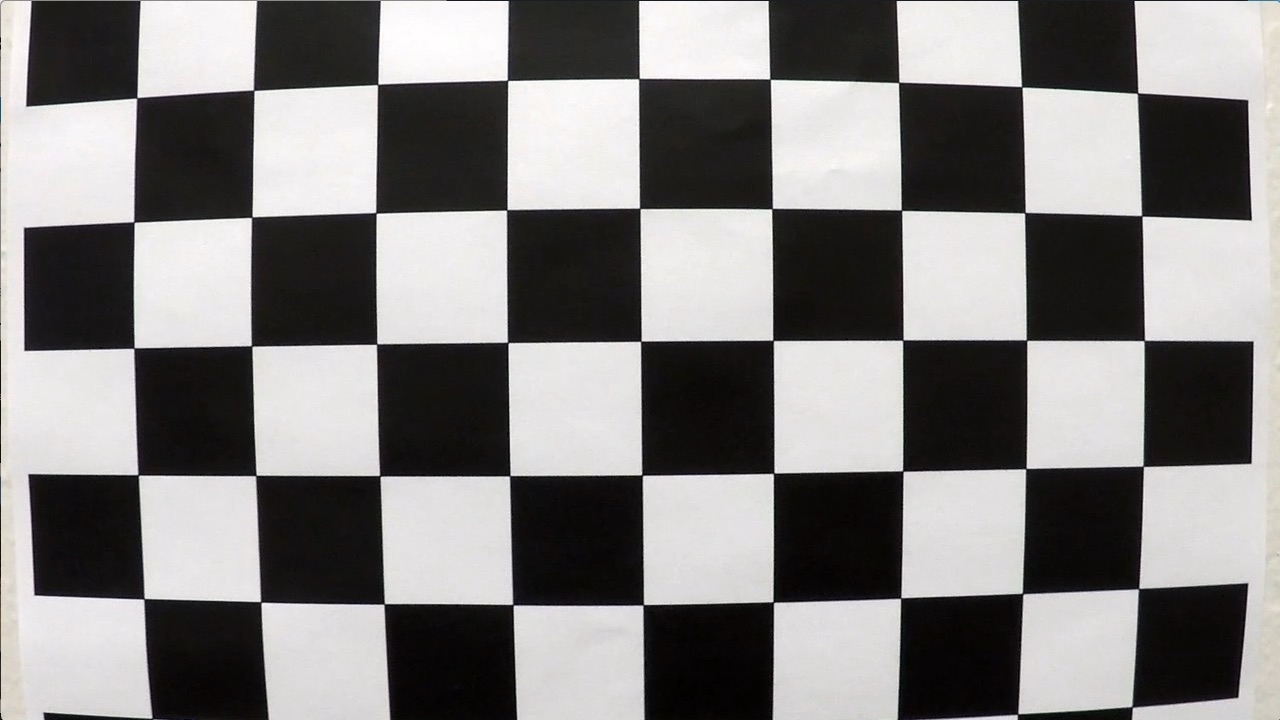
#> input picture camera_cal/calibration1.jpg, 1280 x 720 px
$ python run.py   (older library calls are emulated)
#> lines starting #> are read from the running program, lines starting #| are printed output that depends on the picture; after the words box and inside, x2 and y2 are one past the last pixel; in counts of white or black regions, pixels touching at a corner belong together
### camera.py
import os
import cv2
import glob
import pickle
import numpy as np
import matplotlib.pyplot as plt
from imgproc import *

class Camera():
    def __init__(self, testimg='test_images/test5.jpg', fit_line_in_warped = True):
        # values for perspective transform
#> called with testimg = 'test_images/test5.jpg', fit_line_in_warped = True
        self.x = (163, 540, 768, 1139)
        self.y = (720, 489)
        self.nx = (651-100, 651+100)
        self.ny = (720, 489)

        self.M = None
        self.Minv = None

        self.testimg = testimg

        if os.path.isfile('calib_data.p'):
            # calibration and perspective calculation is already done
            calib_pickle = pickle.load(open('calib_data.p', 'rb'))
#> (reads calib_data.p from the repository)
            self.mtx = calib_pickle['mtx']
            self.dist = calib_pickle['dist']
            self.M = calib_pickle['m']
            self.Minv = calib_pickle['minv']

        else:
            # calibrate and get perspective matrices, then save data
            self.calibrate()
            self.calc_perspective()

            calib_data = {
                'mtx': self.mtx,
                'dist': self.dist,
                'm': self.M,
                'minv': self.Minv }
            pickle.dump(calib_data, open('calib_data.p', 'wb'))

    # [32 lines left out: function calibrate, not called in this run]

    def undistort(self, img):
        # return undistorted image based on camera calibration
        return cv2.undistort(img, self.mtx, self.dist)

    # [8 lines left out: function calc_perspective, not called in this run]

    def warp(self, img):
        # warp an image to bird's eye view using the perspective transform self.M
        return cv2.warpPerspective(img, self.M, img.shape[:2][::-1], flags=cv2.INTER_LINEAR)

    def unwarp(self, img):
        # unwarp an image from bird's eye viewusing the perspective transform self.M
        return cv2.warpPerspective(img, self.Minv, img.shape[:2][::-1], flags=cv2.INTER_LINEAR)

    def visualize_calibration(self):
        img = cv2.imread('camera_cal/calibration1.jpg')
#> img is the input picture: shape (720, 1280, 3); mean B, G, R 127.8, 128.4, 130.1
        img_gray = cv2.cvtColor(img,cv2.COLOR_BGR2GRAY)
        ret, corners = cv2.findChessboardCorners(img_gray, (9,5), None)
#> ret = True; corners = 45 rows, first 8: [137.5, 96.45], [253.6, 90.19], [377.5, 84.48], [506.8, 79.62], [639.6, 77.4], [770.5, 79.55], [899.2, 82.02], [1022.5, 87.62]
        img = cv2.drawChessboardCorners(img, (9,5), corners, ret)
#> img: shape (720, 1280, 3); 3.34% of pixels changed, all inside (x1, y1, x2, y2) = (128, 71, 1152, 613)

        img_gray = self.undistort(img_gray)
        img_out = np.dstack((img_gray, img_gray, img_gray))
        ret, corners = cv2.findChessboardCorners(img_gray, (9,5), None)
#> corners = 45 rows, first 8: [89.33, 72.51], [230, 73.56], [367.4, 73.63], [503.7, 73.28], [638.4, 73.01], [772.1, 73.11], [905.5, 73.62], [1037.9, 73.82]
        img_out = cv2.drawChessboardCorners(img_out, (9,5), corners, ret)
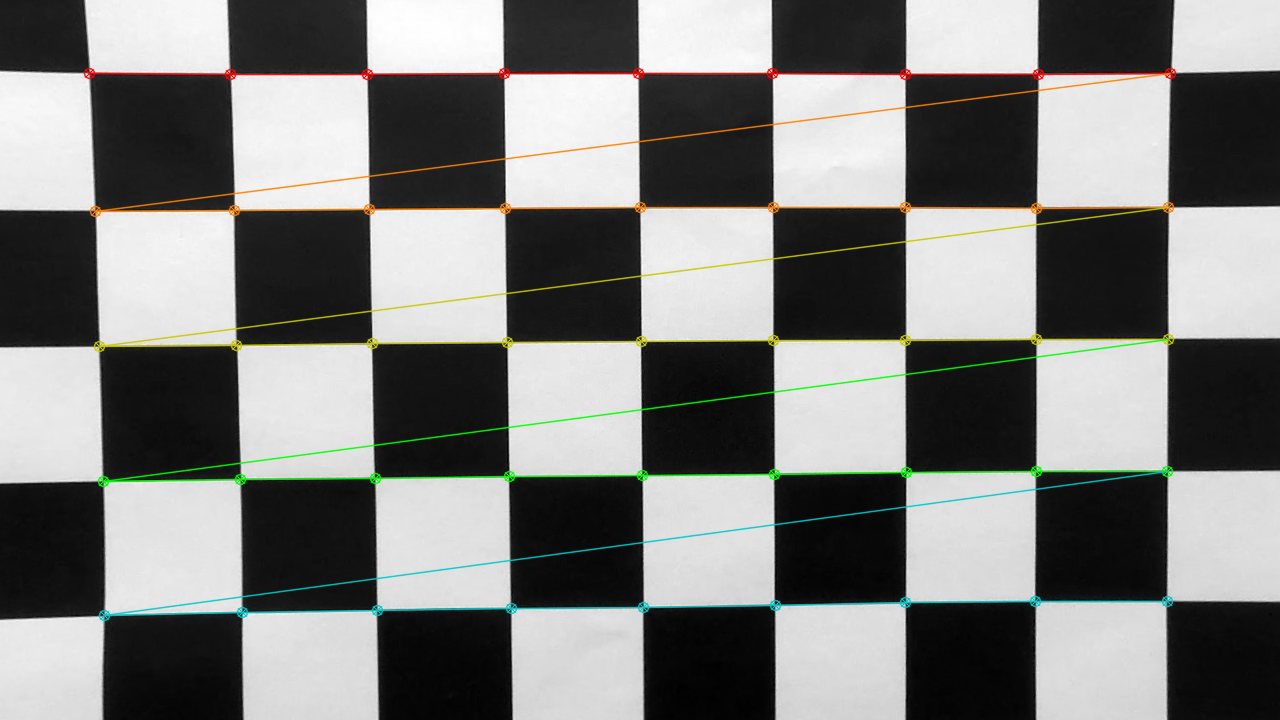
#> img_out: shape (720, 1280, 3); mean of channels 0, 1, 2 123, 125.2, 124.5; drawn as B, G, R

        f, ax = plt.subplots(1, 2, figsize=(16, 8))
        ax[0].set_title('Original', fontsize=16)
        ax[0].imshow(img)
        ax[1].set_title('Undistorted', fontsize=16)
        ax[1].imshow(img_out)
        plt.subplots_adjust(left=0.1, right=0.9, top=0.9, bottom=0.1)
        plt.show()
#> figure, not shown here; B, G, R data is drawn as R, G, B
        f.savefig('output_images/demo_calibration.jpg')

    def visualize_distortion(self):
        img = cv2.imread(self.testimg)
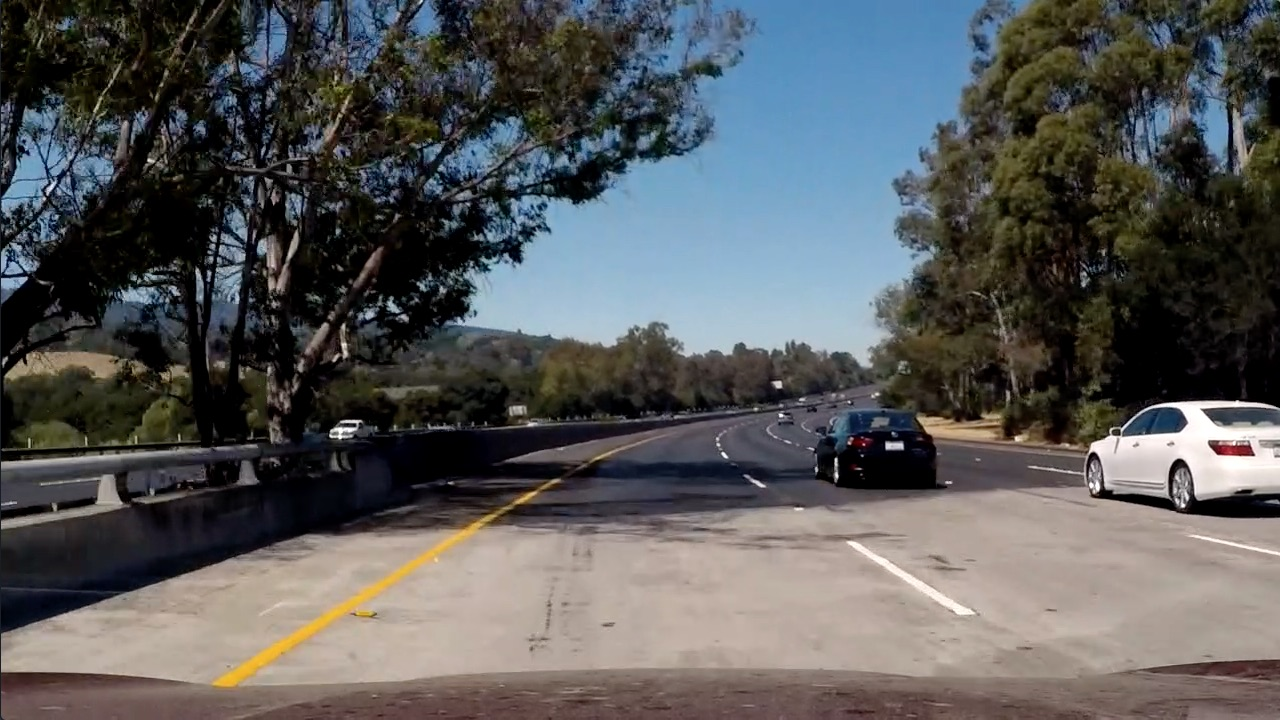
#> input picture test_images/test5.jpg, 1280 x 720 px
#> img is the input picture: shape (720, 1280, 3); mean B, G, R 89.8, 89.3, 88.5
        img = cv2.cvtColor(img,cv2.COLOR_BGR2GRAY)
#> img: shape (720, 1280)
        img2 = self.undistort(img)
        f, ax = plt.subplots(1, 2, figsize=(16, 8))
        ax[0].set_title('Original', fontsize=16)
        ax[0].imshow(img, cmap='gray')
        ax[1].set_title('Undistorted', fontsize=16)
        ax[1].imshow(img2, cmap='gray')
        plt.subplots_adjust(left=0.1, right=0.9, top=0.9, bottom=0.1)
        plt.show()
        f.savefig('output_images/demo_distortion_correction.jpg')

    def visualize_perspective(self):
        img = cv2.imread(self.testimg)
        img = cv2.cvtColor(img,cv2.COLOR_BGR2GRAY)
        img = self.undistort(img)
        wimg = self.warp(img)
        img = cv2.cvtColor(img,cv2.COLOR_GRAY2RGB)
#> img: shape (720, 1280, 3)
        wimg = cv2.cvtColor(wimg,cv2.COLOR_GRAY2RGB)
        x, y, nx, ny = self.x, self.y, self.nx, self.ny
        img = cv2.line(img,(x[0],y[0]),(x[1],y[1]),(255,0,0),2)
        img = cv2.line(img,(x[1],y[1]),(x[2],y[1]),(255,0,0),2)
        img = cv2.line(img,(x[2],y[1]),(x[3],y[0]),(255,0,0),2)
        wimg = cv2.line(wimg,(nx[0],ny[0]),(nx[0],ny[1]),(255,0,0),2)
        wimg = cv2.line(wimg,(nx[0],ny[1]),(nx[1],ny[1]),(255,0,0),2)
        wimg = cv2.line(wimg,(nx[1],ny[1]),(nx[1],ny[0]),(255,0,0),2)
        f, ax = plt.subplots(1, 2, figsize=(16, 8))
        ax[0].set_title('Undistorted', fontsize=16)
        ax[0].imshow(img)
        ax[1].set_title('Warped (bird\'s eye)', fontsize=16)
        ax[1].imshow(wimg)
        plt.subplots_adjust(left=0.1, right=0.9, top=0.9, bottom=0.1)
        plt.show()
#> figure, not shown here; B, G, R data is drawn as R, G, B
        f.savefig('output_images/demo_perspective.jpg')

    def undistort_test_images(self):
        images = glob.glob('test_images/*.jpg')
        for fname in images:
            img = cv2.imread(fname)
            corr_img = self.undistort(img)
            cv2.imwrite('output_images/' + fname.split('/')[-1], corr_img)

    def demo_image(self):
        img = cv2.imread(self.testimg)
        img = cv2.cvtColor(img,cv2.COLOR_BGR2RGB)
        img = self.undistort(img)
        timg = threshold(img, show_results=False)
        #timg = crop_roi(timg)
        wimg = self.warp(timg)
        histogram = np.sum(wimg[int(wimg.shape[0]*0.75):,:], axis=0)

        f, ax = plt.subplots(2, 2, figsize=(16, 8))
        ax = ax.ravel()
        ax[0].set_title('Undistorted', fontsize=16)
        ax[0].imshow(img)
        ax[1].set_title('Sobel threshold', fontsize=16)
        ax[1].imshow(timg, cmap='gray')
        ax[2].set_title('Warped', fontsize=16)
        ax[2].imshow(wimg, cmap='gray')
        ax[3].set_title('Histogram', fontsize=16)
        ax[3].plot(histogram)
        plt.subplots_adjust(left=0.1, right=0.9, top=0.9, bottom=0.1)
        plt.show()
        f.savefig('output_images/demo.jpg')

    def get_test_image(self):
        return self.testimg

### imgproc.py
import cv2
import numpy as np
import matplotlib.pyplot as plt


# [11 lines left out: function crop_roi, not called in this run]

def sobel_thresh(img, orient='x', thresh=(0, 255), sobel_kernel=3):
    # calculate x or y Sobel gradient, rescale to 8 bit and threshold
    if orient == 'x':
        abs_sobel = np.absolute(cv2.Sobel(img, cv2.CV_64F, 1, 0, ksize=sobel_kernel))
    if orient == 'y':
        abs_sobel = np.absolute(cv2.Sobel(img, cv2.CV_64F, 0, 1, ksize=sobel_kernel))
    scaled_sobel = np.uint8(255*abs_sobel/np.max(abs_sobel))
    binary = np.zeros_like(scaled_sobel)
    binary[(scaled_sobel >= thresh[0]) & (scaled_sobel <= thresh[1])] = 1
    return binary

# [33 lines left out: functions magnitude_thresh, direction_thresh, plot_results, not called in this run]

def threshold(img, show_results=False):
#> called with show_results = False
    gray = cv2.cvtColor(img,cv2.COLOR_RGB2GRAY)
    sat = cv2.cvtColor(img, cv2.COLOR_RGB2HLS)[:,:,2]

    gray_gradx = sobel_thresh(gray, orient='x', thresh=(20, 255), sobel_kernel=5)
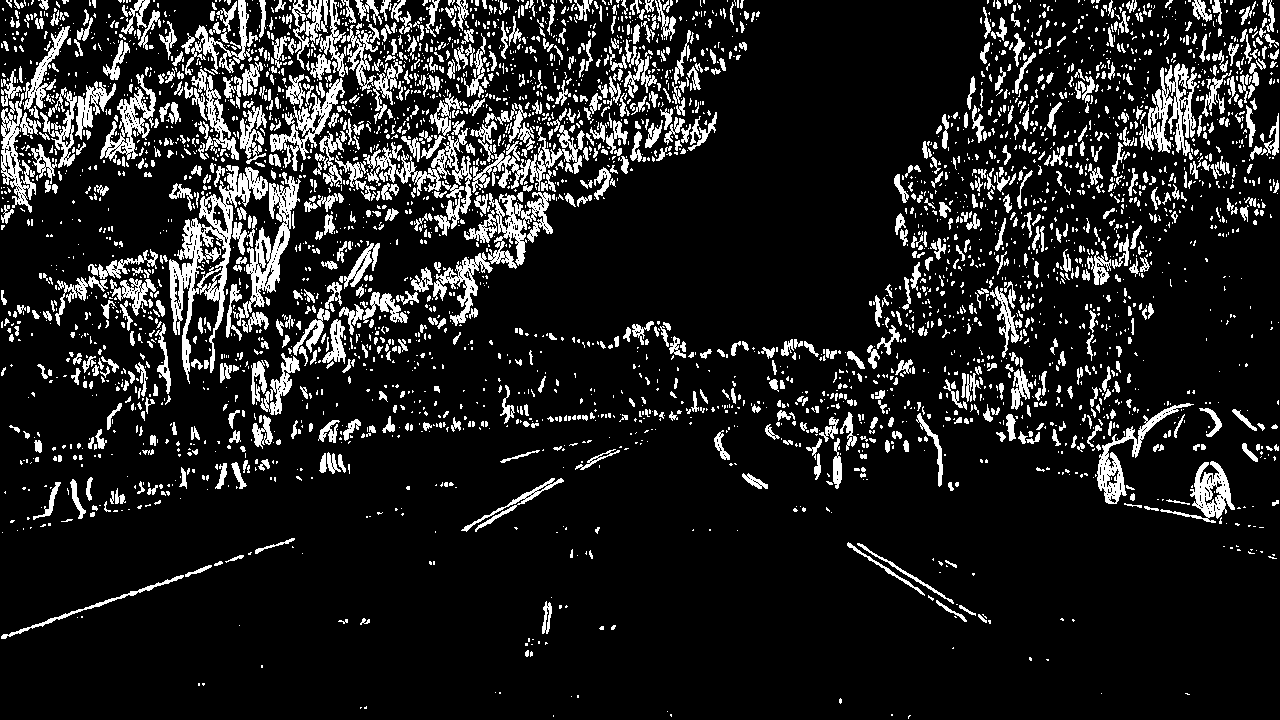
#> gray_gradx: shape (720, 1280); values 0 (black) and 1 (white), 13.2% white; 3870 white regions (2880 under 20 px), largest, box (x1, y1, x2, y2) and area: (169, 165, 268, 384) 5060, (363, 120, 472, 229) 2640, (233, 172, 301, 326) 2593
    gray_grady = sobel_thresh(gray, orient='y', thresh=(20, 255), sobel_kernel=5)
#> gray_grady: shape (720, 1280); values 0 (black) and 1 (white), 15.4% white; 4037 white regions (3066 under 20 px), largest, box (x1, y1, x2, y2) and area: (0, 475, 649, 641) 6481, (846, 399, 1280, 480) 5763, (406, 393, 826, 477) 5468
    # gray_mag = magnitude_thresh(gray, thresh=(20, 255), sobel_kernel=3)
    # gray_dir = direction_thresh(gray, thresh=(0.7, 1.3), sobel_kernel=15)
    sat_gradx = sobel_thresh(sat, orient='x', thresh=(20, 255), sobel_kernel=5)
#> sat_gradx: shape (720, 1280); values 0 (black) and 1 (white), 22.4% white; 2517 white regions (1860 under 20 px), largest, box (x1, y1, x2, y2) and area: (1, 0, 551, 451) 82607, (1005, 123, 1161, 447) 16286, (1162, 95, 1279, 340) 6527
    sat_grady = sobel_thresh(sat, orient='y', thresh=(20, 255), sobel_kernel=5)
#> sat_grady: shape (720, 1280); values 0 (black) and 1 (white), 24.6% white; 2386 white regions (1792 under 20 px), largest, box (x1, y1, x2, y2) and area: (0, 143, 637, 488) 43631, (0, 1, 260, 345) 34547, (1000, 125, 1280, 303) 13385

    combined = np.zeros_like(gray)
    combined[((gray_gradx == 1) & (gray_grady == 1)) | ((sat_gradx == 1) & (sat_grady == 1))] = 1

    if show_results:
        plot_results(img, combined,
            str1='Original',
            str2='Sobel gradients X and Y on grayscale and S-channel',
            file='sobel_threshold.jpg')


    return combined

### run.py
#!/usr/bin/env python3

import os, sys
import cv2
import glob
import pickle
import numpy as np
import matplotlib.pyplot as plt
from moviepy.editor import VideoFileClip
from PIL import ImageFont, ImageDraw, Image

from camera import Camera
from imgproc import *

# define a class to receive the characteristics of each line detection
class Line():
    def __init__(self):
        # was the line detected in the last iteration?
        self.detected = False
        # starting point for the most recent line
        self.base = None
        # detected line pixels
        self.pixels = None
        # sliding line rectangles
        self.rectangles = None
        # polynomial coefficients for the most recent fit
        self.fit = [np.array([False])]
        # EWMA filtered polynomial coefficients
        # [https://www.mcgurrin.info/robots/?p=154]
        self.best_fit = None
        # line curvature
        self.curve = None
        # EWMA filtered lane curvature
        self.best_curve = None

    # [14 lines left out: functions update_fit, update_curve, not called in this run]

left = Line()
right = Line()


######################
#      PIPELINE
######################

# [348 lines left out: functions process_image, sliding_window, targeted_search, mimic_generator, get_curvature, get_lane_position and 6 more, not called in this run]


######################
#        MAIN
######################

cam = Camera(testimg='test_images/test5.jpg')
cam.visualize_calibration()
cam.visualize_distortion()
cam.visualize_perspective()
cam.undistort_test_images()
cam.demo_image()
#> in demo_image, `timg = threshold(img, show_results=False)`: timg: shape (720, 1280); values 0 (black) and 1 (white), 17.9% white in thin lines or dots
#> in warp (call 2), `return cv2.warpPerspective(img, self.M, img.shape[:2][::-1], flags=cv2..`:
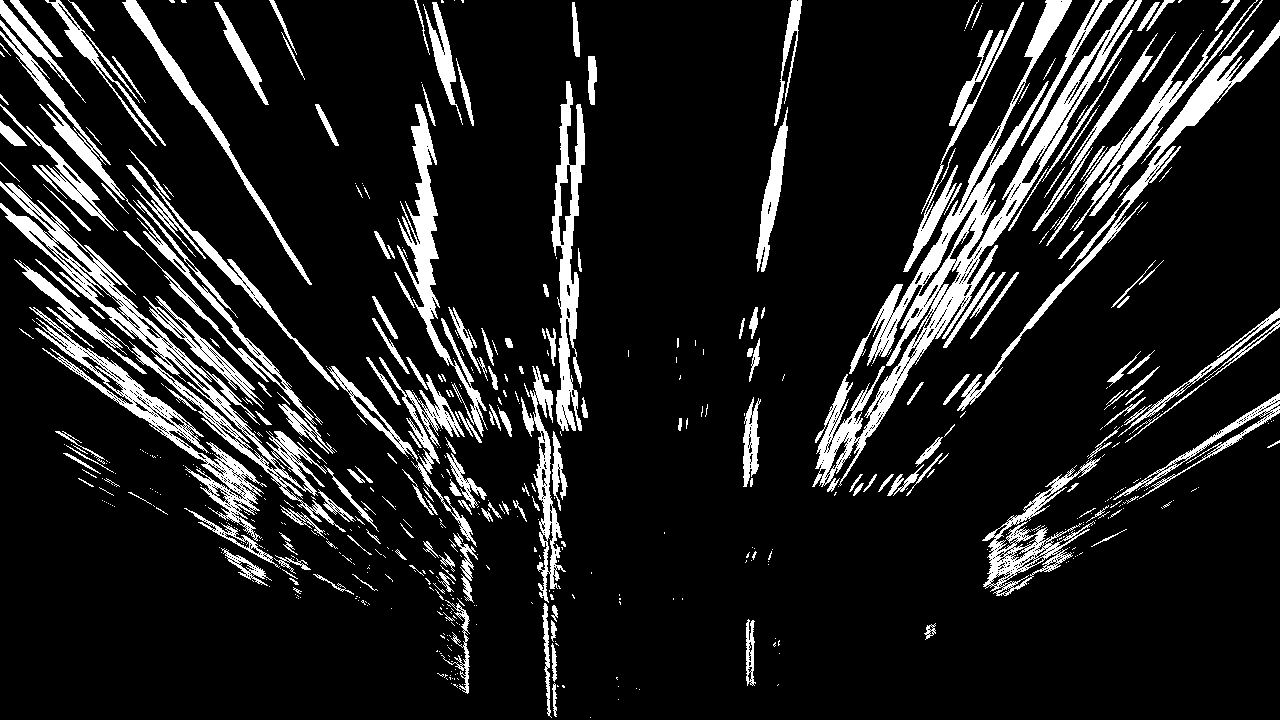
#> returned value: shape (720, 1280); values 0 (black) and 1 (white), 12.6% white; 643 white regions (424 under 20 px), largest, box (x1, y1, x2, y2) and area: (812, 0, 1142, 487) 18440, (0, 181, 346, 532) 9336, (29, 307, 264, 541) 5784
#> in demo_image, `histogram = np.sum(wimg[int(wimg.shape[0]*0.75):,:], axis=0)`: histogram = 1280 values, max 136 at index 553, min 0 at index 0, mean 5.41
#> in demo_image, `plt.show()`:
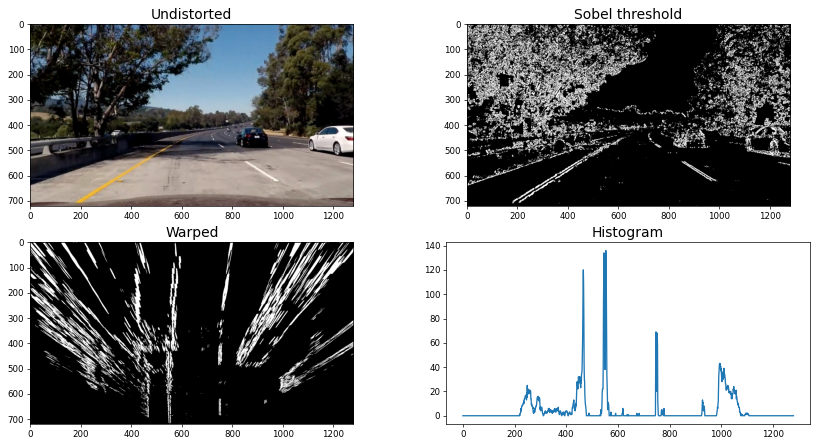
#> figure drawn by matplotlib, 4 panels; panel 4: curve peaks at x = 553, y = 136

video = 'project_video.mp4'
white_output = video[0:-4] + '_output.mp4'
#> (the run stopped early here; a loop or call above may not have finished)
